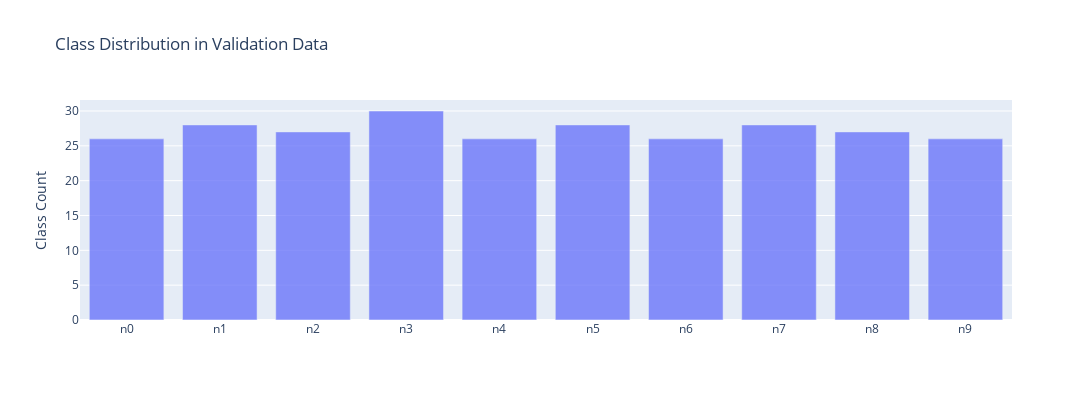

Notebook code cell kept with this figure:
### Code cell
x1, y1 = create_stack_bar_data('classes', testing_data)
x1 = list(validation_generator.class_indices.keys())

trace1 = go.Bar(x=x1, y=y1, opacity=0.75, name="Class Count")
layout = dict(height=400, width=1100, title='Class Distribution in Validation Data', legend=dict(orientation="h"), 
                yaxis = dict(title = 'Class Count'))
fig = go.Figure(data=[trace1], layout=layout);
iplot(fig);

### Figure 1 — Plotly figure (JSON) as saved in the notebook; plotly's stock layout.template omitted (floating-point values rounded to 4 significant figures)
{"data": [{"name": "Class Count", "opacity": 0.75, "type": "bar", "x": ["n0", "n1", "n2", "n3", "n4", "n5", "n6", "n7", "n8", "n9"], "y": [26, 28, 27, 30, 26, 28, 26, 28, 27, 26]}], "layout": {"height": 400, "legend": {"orientation": "h"}, "title": {"text": "Class Distribution in Validation Data"}, "width": 1100, "xaxis": {"autorange": true, "range": [-0.5, 9.5], "type": "category"}, "yaxis": {"autorange": true, "range": [0, 31.58], "title": {"text": "Class Count"}, "type": "linear"}}}
